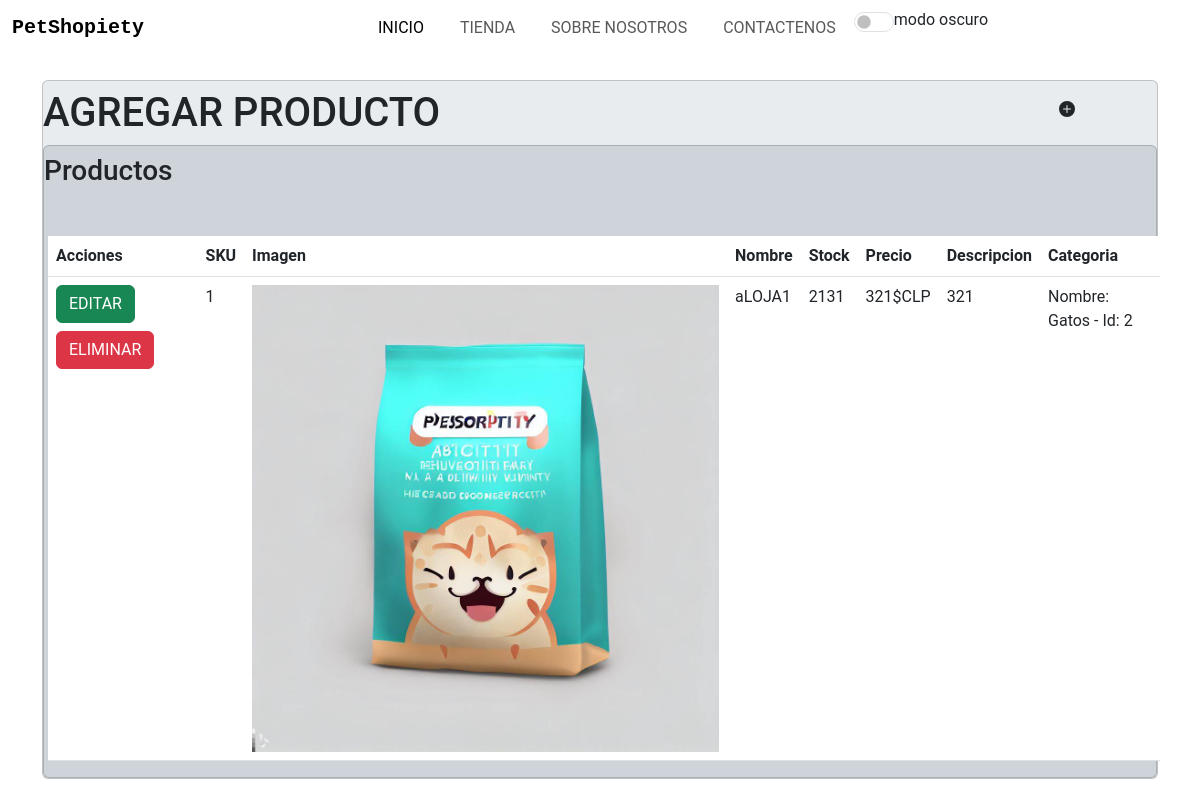
Before: /admin_productos with the older database file.
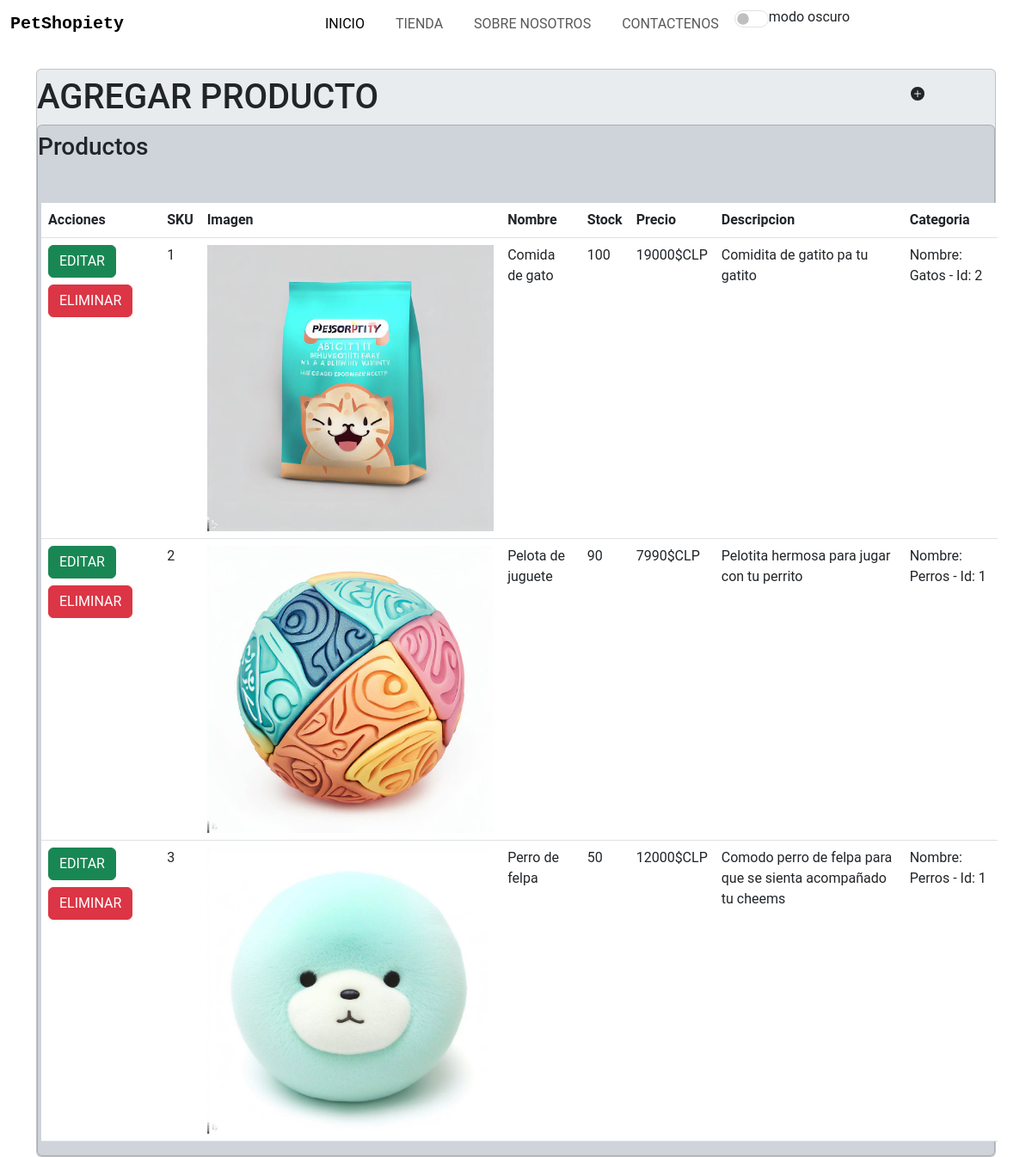
After: the same page with the newer database file.
### apps/PetShopiety/models.py (models this page shows, shortened)
class Producto(models.Model):
    sku = models.IntegerField(primary_key=True)
    nombre = models.CharField(max_length=50)
    stock = models.IntegerField()
    precio = models.IntegerField()
    descripcion = models.CharField(max_length=200)
    id_cat = models.ForeignKey(Categoria, on_delete=models.CASCADE)
    img_url = models.ImageField(upload_to='imagenesProducto')

class Categoria(models.Model):
    id_categoria = models.IntegerField(primary_key=True)
    nombre_categoria = models.CharField(max_length=100)
    def __str__(self):
        txt = "Nombre: {0} - Id: {1}"
        return txt.format(self.nombre_categoria, self.id_categoria)

### apps/PetShopiety/views.py (the view)
# urls.py: path('admin_productos', views.cargarAdminProductos),
def cargarAdminProductos(request):
    categorias = Categoria.objects.all()
    productos = Producto.objects.all()
    return render(request, "administrarProductos.html", {"cate": categorias, "prod": productos})

### apps/PetShopiety/templates/administrarProductos.html (shortened to what the changed rows need)
<!DOCTYPE html>
<html lang="en">
{%load static%}
<head>
    {%block head%}
    <link rel="stylesheet" href="{% static 'css/style.css' %}">
    {%endblock%}
    <link href="https://cdn.jsdelivr.net/npm/bootstrap@5.3.0-alpha3/dist/css/bootstrap.min.css" rel="stylesheet"
 />
    <link rel="stylesheet" href="https://cdn.jsdelivr.net/npm/bootstrap-icons@1.10.5/font/bootstrap-icons.css">
</head>
<body class="">
    <main class="d-flex align-items-center py-md-0">
        <div class="container">
            <div class="card admin-card bg-body-secondary">
                <div class="row">
                    <div class="col-11">
                        <h1 class="py-2 m-0">AGREGAR PRODUCTO</h1>
                    </div>
                </div>
                <div class="card listar-card bg-dark-subtle">
                    <div class="row mt-2">
                        <div class="row mt-4 d-flex">
                            <table class="table m-3">
                                <thead>
                                    <tr>
                                        <th scope="col">Acciones</th>
                                        <th scope="col">SKU</th>
                                        <th scope="col">Imagen</th>
                                        <th scope="col">Nombre</th>
                                        <th scope="col">Stock</th>
                                        <th scope="col">Precio</th>
                                        <th scope="col">Descripcion</th>
                                        <th scope="col">Categoria</th>
                                    </tr>
                                </thead>
                                <tbody>
                                    {% for p in prod %}
                                    <tr>
                                        <th scope="row">
                                            <a class="btn btn-success" href="/editarProducto/{{p.sku}}">EDITAR</a>
                                            <a class="btn btn-danger my-2" href="/eliminarProducto/{{p.sku}}"
                                                id="">ELIMINAR</a>
                                        </th>
                                        <td>{{p.sku}}</td>
                                        <td><img src="{{p.img_url.url}}" alt="" class="img-fluid"></td>
                                        <td>{{p.nombre}}</td>
                                        <td>{{p.stock}}</td>
                                        <td>{{p.precio}}$CLP</td>
                                        <td>{{p.descripcion}}</td>
                                        <td>{{p.id_cat}}</td>
                                        {%endfor%}
                                    </tr>
                                </tbody>
                            </table>
                        </div>
                    </div>
                </div>
            </div>
        </div>
    </main>
</body>
</html>

Changed rows visible on the page:
changed Producto "Nombre: Gatos - Id: 2": nombre "aLOJA1" → "Comida de gato"; stock "2131" → "100"; precio "321" → "19000"; descripcion "321" → "Comidita de gatito pa tu gatito"
added Producto: sku "2", img_url (picture), nombre "Pelota de juguete", stock "90", precio "7990", descripcion "Pelotita hermosa para jugar con tu perrito", id_cat "Nombre: Perros - Id: 1"
added Producto: sku "3", img_url (picture), nombre "Perro de felpa", stock "50", precio "12000", descripcion "Comodo perro de felpa para que se sienta acompañado tu cheems", id_cat "Nombre: Perros - Id: 1"
